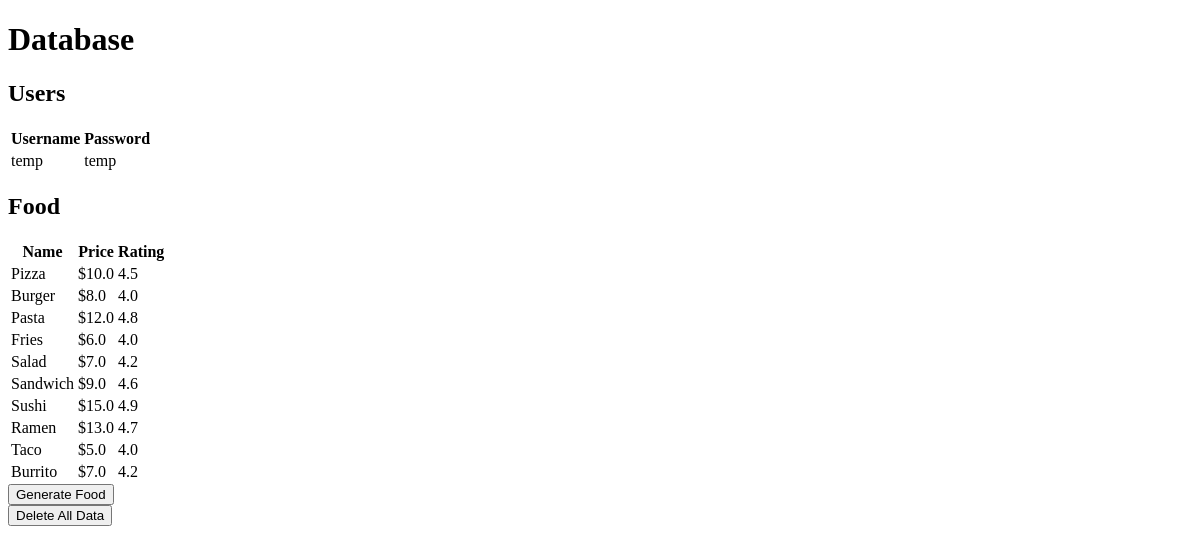
The page /database on the database as committed earlier.
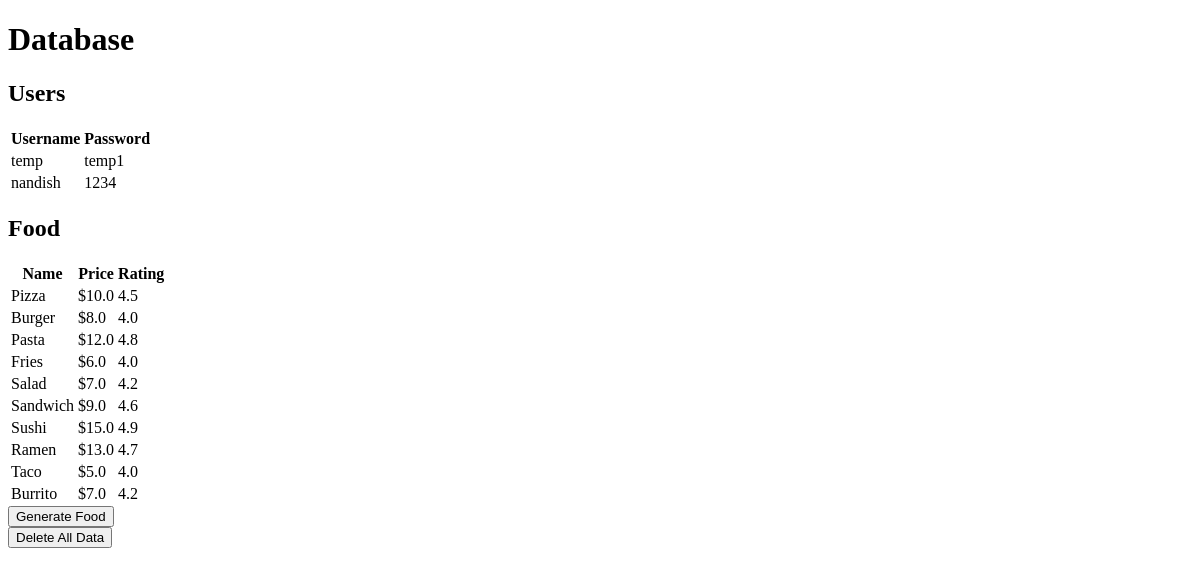
The same page on the database as committed later.
### tables this page shows
CREATE TABLE users (id INTEGER PRIMARY KEY, username TEXT, password TEXT);

CREATE TABLE food (id INTEGER PRIMARY KEY, name TEXT, price REAL, rating REAL);

### main.py (the view)
@app.route("/database")
def database_view():
    data = database.get_db_data()
    usersData = data["users"]
    foodData = data["food"]
    print(data)
    if not data:
        return "No data in database"
    return render_template("database.html", users=usersData, foods=foodData)

### database.py (called while the page is built)
def get_db():
    db = getattr(g, "_database", None)
    if db is None:
        db = g._database = sqlite3.connect(DATABASE)
    return db

def get_db_data():
    conn = get_db()
    cursor = conn.cursor()
    cursor.execute("SELECT * FROM users")
    users = cursor.fetchall()
    cursor.execute("SELECT * FROM food")
    food = cursor.fetchall()
    if users:
        for enum, user in enumerate(users):
            users[enum] = {"id": user[0], "username": user[1], "password": user[2]}
    if food:
        for enum, product in enumerate(food):
            food[enum] = {
                "id": product[0],
                "name": product[1],
                "price": product[2],
                "rating": product[3],
            }
    data = {"users": users, "food": food}
    conn.close()
    return data

### templates/database.html (shortened to what this page needs)
<!DOCTYPE html>
<html>
    <head>
    </head>
    <body>
        <h1>Database</h1>
        <h2>Users</h2>
        {% if users %}
        <table>
            <tr>
                <th>Username</th>
                <th>Password</th>
            </tr>
            {% for user in users %}
            <tr>
                <td>{{ user.username }}</td>
                <td>{{ user.password }}</td>
            </tr>
            {% endfor %}
        </table>
        {% else %}
        <p>No users available.</p>
        {% endif %}
        <h2>Food</h2>
        {% if foods %}
        <table>
            <tr>
                <th>Name</th>
                <th>Price</th>
                <th>Rating</th>
            </tr>
            {% for food in foods %}
            <tr>
                <td>{{ food.name }}</td>
                <td>${{ food.price }}</td>
                <td>{{ food.rating }}</td>
            </tr>
            {% endfor %}
        </table>
        {% else %}
        <p>No Food available.</p>
        {% endif %}
        <form action="/generate_food" method="post">
            <input type="submit" value="Generate Food"
                onclick="return confirm('Are you want to generate food?')">
        </form>
        <form action="/delete_all" method="post">
            <input type="submit" value="Delete All Data"
                onclick="return confirm('Are you sure you want to delete all data?')">
        </form>
    </body>
</html>

Rows that differ between the two databases and show on the page:
changed users "temp": password "temp" → "temp1"
added users: username "nandish", password "1234"
